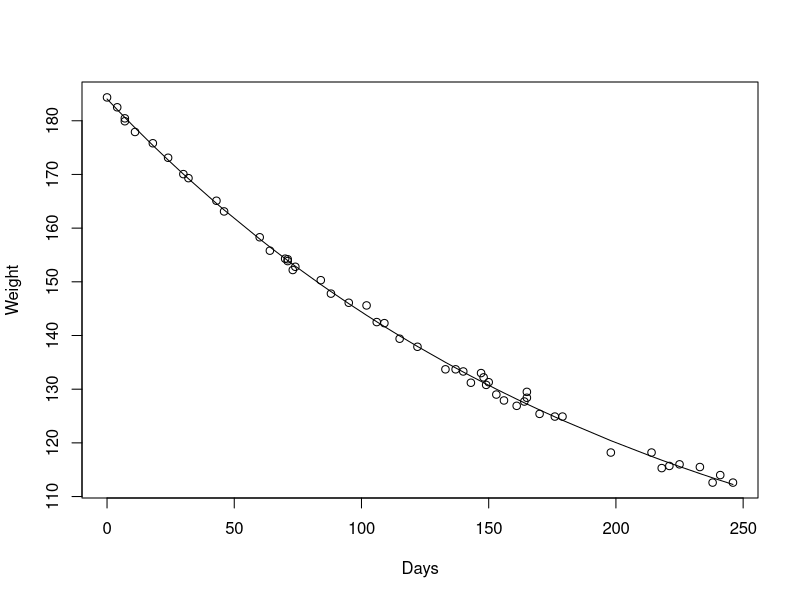

Recreate this plot in R.
library(MASS)


### Name: wtloss
### Title: Weight Loss Data from an Obese Patient
### Aliases: wtloss
### Keywords: datasets

### ** Examples

wtloss.fm <- nls(Weight ~ b0 + b1*2^(-Days/th),
    data = wtloss, start = list(b0=90, b1=95, th=120))
wtloss.fm
plot(wtloss)
with(wtloss, lines(Days, fitted(wtloss.fm)))
